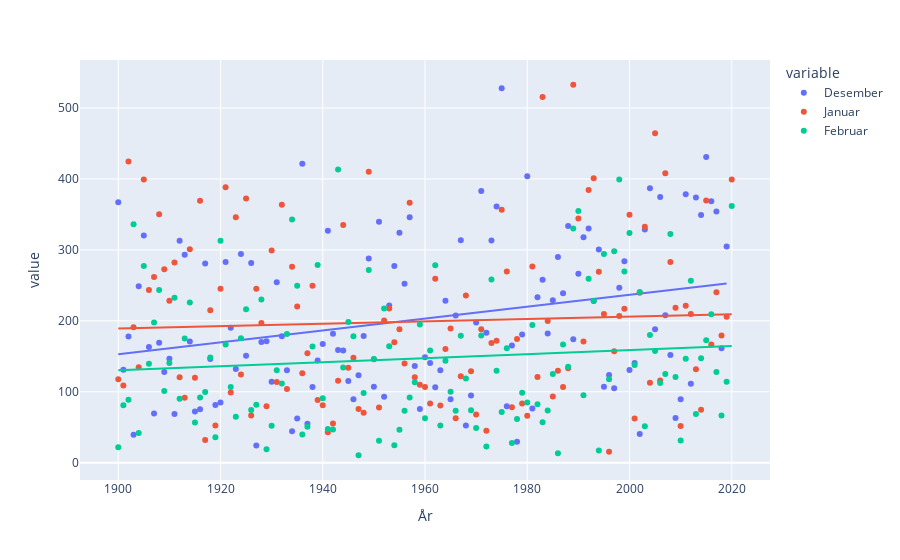

The cell this chart's notebook holds for it:
### Code cell
import plotly.express as px
fig = px.scatter(data[['Desember','Januar','Februar']].iloc[1:],trendline="ols")


fig.show()
